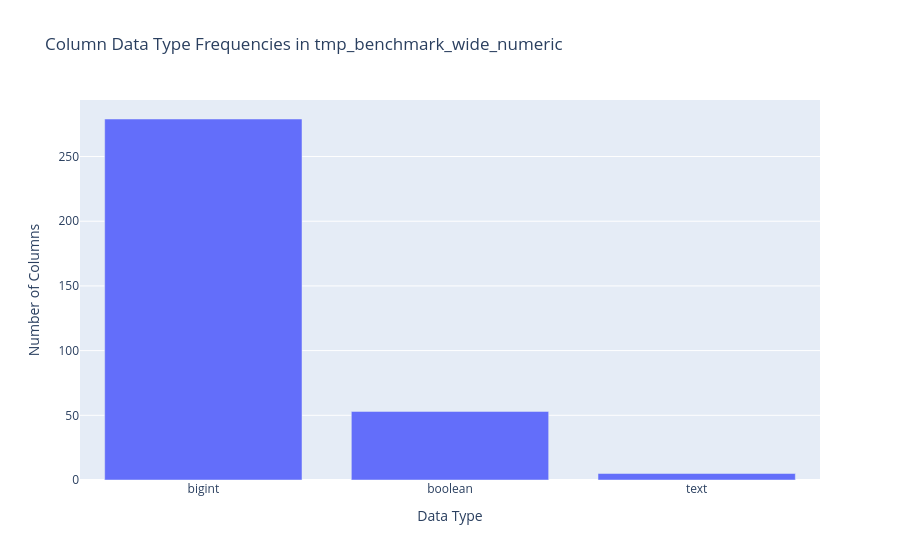

Notebook code cell kept with this figure:
### Markdown cell above
### 7.1. Data Type Frequencies

#### 7.1.1. Data & Methods

[Instructions for AI Agent]:

Describe the data from `phases/01_LegacyDB/outputs/metrics/tmp_benchmark_wide_numeric_column_structure.json` and the method used in this subsection.

[Content to Include]:

- Explain that this analysis counts the frequency of each distinct PostgreSQL data type across all columns in the schema to understand its fundamental composition.

### Code cell
display_header("Data Type Distribution")

if column_structure_df is not None:
    type_counts = column_structure_df["data_type"].value_counts().reset_index()
    type_counts.columns = ["data_type", "count"]

    # Calculate percentages
    type_counts["percentage"] = (
        type_counts["count"] / type_counts["count"].sum() * 100
    ).round(2)

    # Display comprehensive table
    display(Markdown("**Complete Data Type Distribution**"))
    display(type_counts.style.format({"percentage": "{:.2f}%"}))

    # Display summary statistics
    display(Markdown("**Data Type Summary**"))
    summary_stats = pd.DataFrame(
        {
            "Total Columns": [type_counts["count"].sum()],
            "Unique Data Types": [len(type_counts)],
            "Most Common Type": [
                f"{type_counts.iloc[0]['data_type']} ({type_counts.iloc[0]['count']} columns)"
            ],
            "Least Common Type": [
                f"{type_counts.iloc[-1]['data_type']} ({type_counts.iloc[-1]['count']} columns)"
            ],
        }
    )
    display(summary_stats)

    fig = px.bar(
        type_counts,
        x="data_type",
        y="count",
        title=f"Column Data Type Frequencies in {DATABASE_NAME}",
        labels={"count": "Number of Columns", "data_type": "Data Type"},
    )
    fig.show()
else:
    print("No column structure data available.")

### Figure 1 — Plotly figure (JSON) as saved in the notebook; plotly's stock layout.template omitted (floating-point values rounded to 4 significant figures)
{"data": [{"hovertemplate": "Data Type=%{x}<br>Number of Columns=%{y}<extra></extra>", "legendgroup": "", "marker": {"color": "#636efa", "pattern": {"shape": ""}}, "name": "", "orientation": "v", "showlegend": false, "textposition": "auto", "type": "bar", "x": ["bigint", "boolean", "text"], "xaxis": "x", "y": [279, 53, 5], "yaxis": "y"}], "layout": {"barmode": "relative", "legend": {"tracegroupgap": 0}, "title": {"text": "Column Data Type Frequencies in tmp_benchmark_wide_numeric"}, "xaxis": {"anchor": "y", "domain": [0, 1], "title": {"text": "Data Type"}}, "yaxis": {"anchor": "x", "domain": [0, 1], "title": {"text": "Number of Columns"}}}}
